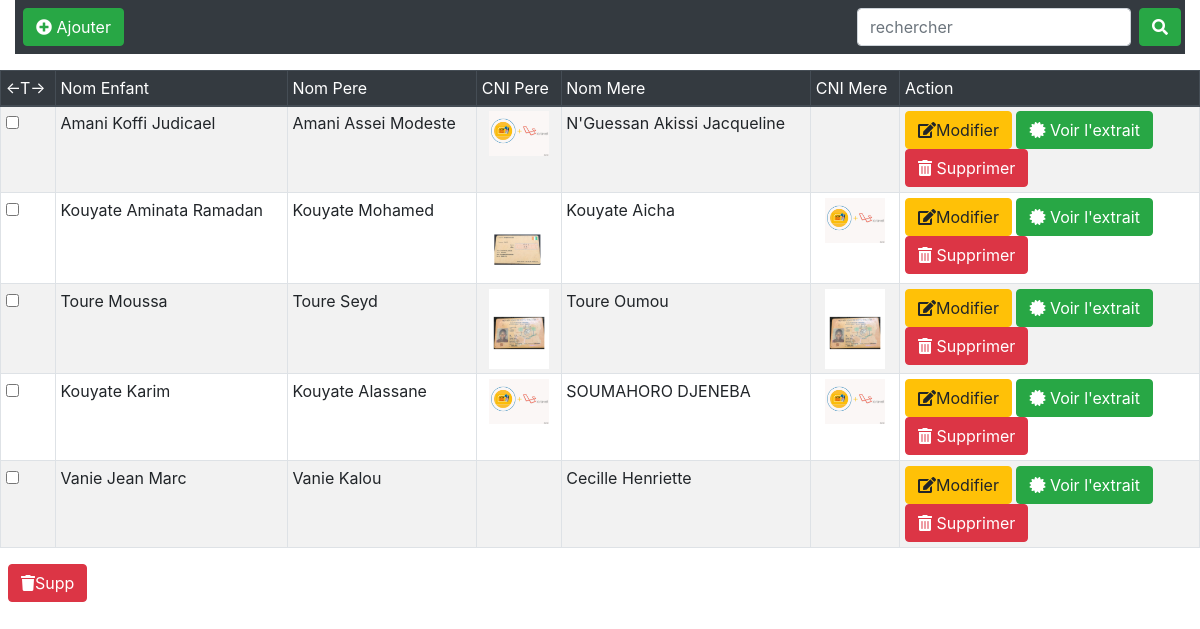
The app's page /admin.php with its own data.
### tables this page shows
CREATE TABLE IF NOT EXISTS `naissances` (
  `NUMERO` int(11) NOT NULL,
  `ID_PERE` int(11) NOT NULL,
  `ID_MERE` int(11) NOT NULL,
  `ID_AGENT` int(11) NOT NULL,
  `NOM_ENFANT` varchar(100) DEFAULT NULL,
  `PRENOM_ENFANT` varchar(100) DEFAULT NULL,
  `DATE_NAISSANCE_ENFANT` date DEFAULT NULL,
  `LIEU_NAISSANCE_ENFANT` varchar(100) DEFAULT NULL,
  `LIEU_DECLARATION_ENFANT` varchar(100) DEFAULT NULL,
  `DATE_DECLARATION_ENFANT` date DEFAULT NULL,
  `LIEU_JUSTIFICATIF_NAISSANCE` varchar(100) DEFAULT NULL,
  `SEXE_ENFANT` varchar(20) DEFAULT NULL,
  `DATE_DECES` varchar(255) DEFAULT NULL,
  `LIEU_DECES` varchar(100) DEFAULT NULL,
  `PIECE_JUSTIFICATIF_DECES` varchar(100) DEFAULT NULL,
  `HEURE_NAISSANCE_ENFANT` varchar(255) NOT NULL,
  PRIMARY KEY (`NUMERO`),
  KEY `FK_NAISSANC_ENREGISTR_AGENT` (`ID_AGENT`),
  KEY `FK_NAISSANC_ETRE_MERE_MERE` (`ID_MERE`),
  KEY `FK_NAISSANC_ETRE_PERE_PERE` (`ID_PERE`)
);

CREATE TABLE IF NOT EXISTS `peres` (
  `ID_PERE` int(11) NOT NULL AUTO_INCREMENT,
  `ID_NATIONALITE` int(11) NOT NULL,
  `NOM_PERE` varchar(100) DEFAULT NULL,
  `PROFESSION_PERE` varchar(100) DEFAULT NULL,
  `PIECE_JUSTIFICATIF_PERE` varchar(100) DEFAULT NULL,
  `DOMICILE_PERE` varchar(255) DEFAULT NULL,
  PRIMARY KEY (`ID_PERE`),
  KEY `FK_PERE_ETRE_NATIONAL` (`ID_NATIONALITE`)
);

CREATE TABLE IF NOT EXISTS `meres` (
  `ID_MERE` int(11) NOT NULL AUTO_INCREMENT,
  `ID_NATIONALITE` int(11) NOT NULL,
  `NOM_MERE` varchar(100) DEFAULT NULL,
  `PROFESSION_MERE` varchar(100) DEFAULT NULL,
  `PIECE_JUSTIFICATIF_MERE` varchar(100) DEFAULT NULL,
  `DOMICILE_MERE` varchar(255) DEFAULT NULL,
  PRIMARY KEY (`ID_MERE`),
  KEY `FK_MERE_ETRE_1_NATIONAL` (`ID_NATIONALITE`)
);

### admin.php (the view, shortened to what this page needs)
<?php
require 'config/config.php';
$extrait = $db->query("SELECT * FROM naissances");
?>
<!doctype html>
<html lang="en">
	<link rel="stylesheet" href="https://cdnjs.cloudflare.com/ajax/libs/font-awesome/5.8.2/css/all.min.css">
	<link rel="stylesheet" href="https://stackpath.bootstrapcdn.com/bootstrap/4.5.2/css/bootstrap.min.css">
	<link rel="stylesheet" href="https://cdnjs.cloudflare.com/ajax/libs/limonte-sweetalert2/7.2.0/sweetalert2.min.css">
<body>
	 <div class="container-fluid">
	 	<div class="bg-dark py-2 pl-2">
	 				<a href="index.php"  class="btn btn-success "><i class="fas fa-plus-circle"></i> Ajouter</a>
	 		<form class="form-inline float-right" action="" method="post">
	 			<input type="text" name="search" class="form-control mr-sm-2" placeholder="rechercher">
	 			<button class="btn btn-success mr-1" type="submit"><i class="fas fa-search"></i></button>
	 		</form>
	 	</div>
	 	</div>
	 	<table class="table table-sm mt-3 table-bordered table-striped" id="export">
			<thead class="table-dark">
				<tr>
                    <td><-T-></td>
					<td >Nom Enfant</td>
					<td >Nom Pere</td>
					<td >CNI Pere</td>
					<td >Nom Mere</td>
					<td >CNI Mere</td>
					<td width="25%">Action</td>
				</tr>
			</thead>
			<tbody class="">
				<?php while($naissance = $extrait->fetch()):?>
                    <?php
                   $pere = $db->prepare("SELECT * FROM peres WHERE ID_PERE = ?");
                   $mere = $db->prepare("SELECT * FROM meres WHERE ID_MERE = ?");
                   $mere->execute(array($naissance['ID_MERE']));
                   $mere = $mere->fetch();
                   $pere->execute(array($naissance['ID_PERE']));
                   $pere = $pere->fetch();
                   ?>
					<tr>
                   <td><input type="checkbox"></td>
						<td><?php echo $naissance['NOM_ENFANT'] . ' '.$naissance['PRENOM_ENFANT'] ;?></td>
                        <td><?php echo $pere['NOM_PERE'];?></td>
						<td class="text-center"><a target='_blank' href="fichiers/<?php echo $pere['PIECE_JUSTIFICATIF_PERE'];?>"><img src="fichiers/<?php echo $pere['PIECE_JUSTIFICATIF_PERE'];?>" alt=""  width="60"></a></td>
                        <td><?php echo $mere['NOM_MERE'];?></td>
					    <td class="text-center"><a target='_blank' href="fichiers/<?php echo $mere['PIECE_JUSTIFICATIF_MERE'];?>"><img src="fichiers/<?php echo $mere['PIECE_JUSTIFICATIF_MERE'];?>" alt=""  width="60"></a></td>
						<td>
						<div class="d-inline">
						<form method='POST' action="chargerpdf.php" class="d-inline">
								<a href="index.php?modifier=<?php echo $naissance['NUMERO']?>" class="btn btn-warning"><i class="fas fa-edit"></i>Modifier</a>
							   <button type="submit" class="btn btn-success"><i class="fas fa-certificate"></i> Voir l'extrait</button>
								</form>
								<button class="btn btn-danger d-inline" onclick="deleteConfirmation(<?php echo $naissance['NUMERO']?>)" ><i class="fas fa-trash-alt"></i> Supprimer</button>
						</div>
						</td>
					</tr>
				<?php endwhile ?>
			</tbody>
		</table>
     <button type="submit" class="btn btn-danger ml-2" name="submit_sup"><i class="fas fa-trash"></i>Supp</button>
</body>
</html>

### records on screen
naissances: NOM_ENFANT "Amani", PRENOM_ENFANT "Koffi Judicael", ID_PERE.NOM_PERE "Amani Assei Modeste", ID_PERE.PIECE_JUSTIFICATIF_PERE (picture), ID_MERE.NOM_MERE "N'Guessan Akissi Jacqueline"
naissances: NOM_ENFANT "Kouyate", PRENOM_ENFANT "Aminata Ramadan", ID_PERE.NOM_PERE "Kouyate Mohamed", ID_PERE.PIECE_JUSTIFICATIF_PERE (picture), ID_MERE.NOM_MERE "Kouyate Aicha", ID_MERE.PIECE_JUSTIFICATIF_MERE (picture)
naissances: NOM_ENFANT "Toure", PRENOM_ENFANT "Moussa", ID_PERE.NOM_PERE "Toure Seyd", ID_PERE.PIECE_JUSTIFICATIF_PERE (picture), ID_MERE.NOM_MERE "Toure Oumou", ID_MERE.PIECE_JUSTIFICATIF_MERE (picture)
naissances: NOM_ENFANT "Kouyate", PRENOM_ENFANT "Karim", ID_PERE.NOM_PERE "Kouyate Alassane", ID_PERE.PIECE_JUSTIFICATIF_PERE (picture), ID_MERE.NOM_MERE "SOUMAHORO DJENEBA", ID_MERE.PIECE_JUSTIFICATIF_MERE (picture)
naissances: NOM_ENFANT "Vanie", PRENOM_ENFANT "Jean Marc", ID_PERE.NOM_PERE "Vanie Kalou", ID_MERE.NOM_MERE "Cecille Henriette"
